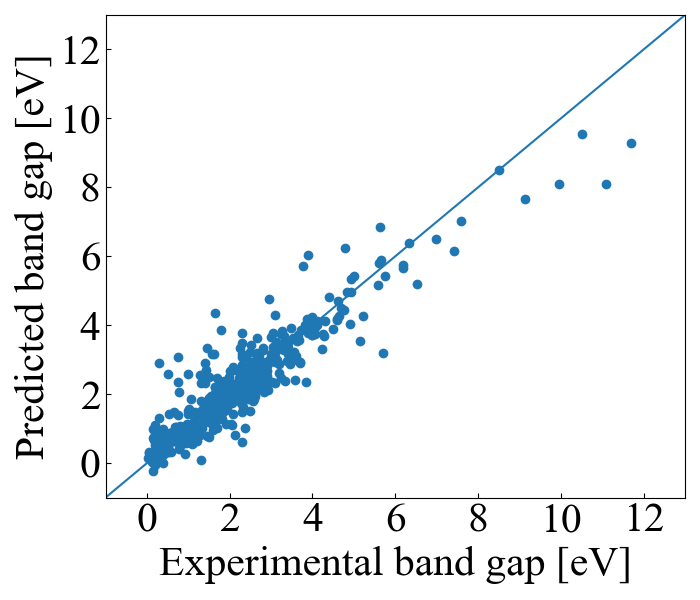

Generate this figure with Python:
import numpy as np
from sklearn.svm import SVR
from sklearn.preprocessing import StandardScaler, Normalizer
import matplotlib.pyplot as plt
import pandas as pd
from sklearn.ensemble import GradientBoostingRegressor
from sklearn.metrics import mean_squared_error, r2_score



df_train = pd.read_csv("../../df_exp_train.csv")
df_test = pd.read_csv("../../df_exp_test.csv")


x_train = df_train.iloc[:, 1:-1]
y_train = df_train.iloc[:,-1]
x_test = df_test.iloc[:, 1:-1]
y_test = df_test.iloc[:,-1]
y_pred = pd.read_csv("../predictions/svr_test.csv", header=None)


x_line = [-3, 20]
y_line = [-3,20]

print("MAE")
print(np.mean(abs(y_pred.iloc[:,0]-pd.DataFrame(y_test).iloc[:,0])))
print("R2")
print(r2_score(y_test, y_pred))
print("RMSE")
print(np.sqrt(mean_squared_error(y_test, y_pred)))
print("MAPE")
print(np.mean((np.abs(np.array(y_test)-np.array(y_pred).ravel())/np.array(y_test)*100)))


plt.figure(figsize=(7, 6))
plt.rcParams['xtick.direction'] = 'in'
plt.rcParams['ytick.direction'] = 'in'
plt.rcParams['font.family'] = 'Times New Roman'
plt.scatter(y_test, y_pred)
plt.xticks(fontsize=30)
plt.yticks(fontsize=30)
plt.xlabel("Experimental band gap [eV]",fontsize=30)
plt.ylabel("Predicted band gap [eV]",fontsize=30)
plt.plot(x_line, y_line)
plt.xlim(-1, 13)
plt.ylim(-1, 13)
plt.tight_layout()
plt.savefig("test_svr" + ".png")